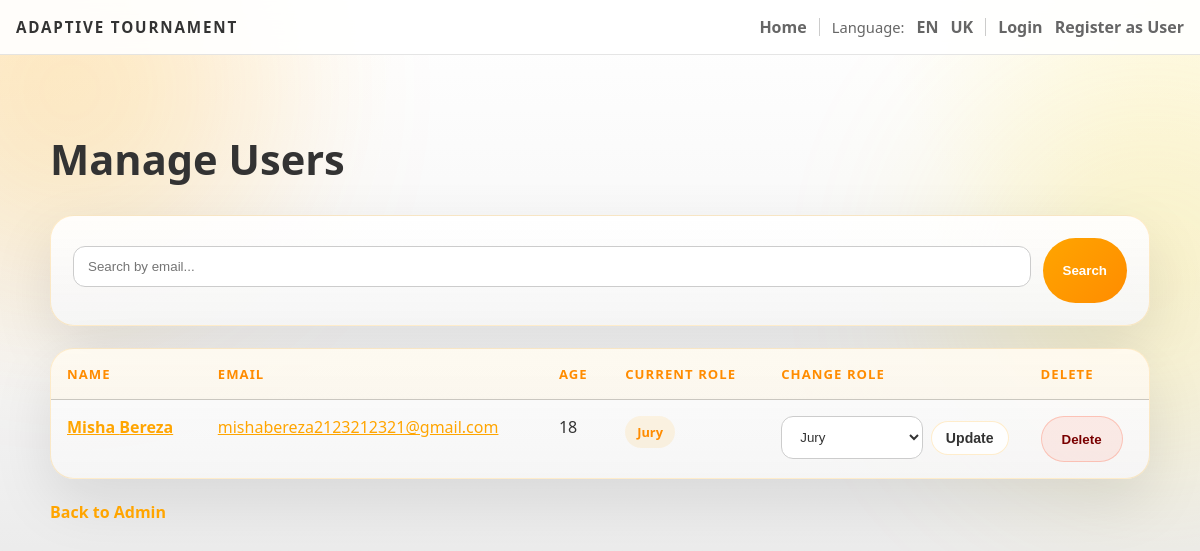
Before: /admin/users with the older database file.
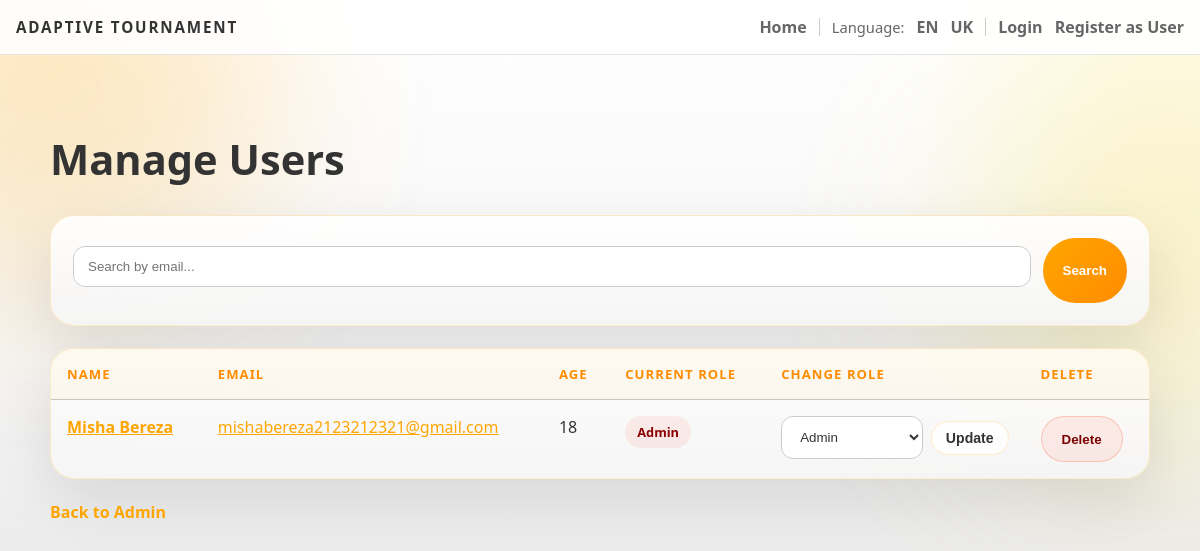
After: the same page with the newer database file.
### backend/models.py (models this page shows, shortened)
class User(db.Model):
    id = db.Column(db.Integer, primary_key=True)
    first_name = db.Column(db.String(120), nullable=False)
    last_name = db.Column(db.String(120), nullable=False)
    email = db.Column(db.String(200), unique=True, nullable=False)
    age = db.Column(db.Integer)
    bio = db.Column(db.Text)
    role = db.Column(db.String(30), default='team')

### backend/admin.py (the view)
def admin_users():
    users = User.query.all()
    search = request.args.get('search', '').strip()
    if search:
        users = User.query.filter(User.email.ilike(f'%{search}%')).all()
    return render_template('admin_users.html', users=users, search=search)

### backend/app.py (called while the page is built)
@app.context_processor
def inject_user_processor():
    return inject_user()

@app.context_processor
def translation_processor():
    return translation()

### backend/app_helpers.py (called while the page is built)
def get_current_user():
    uid = session.get('user_id')
    if uid:
        return db.session.get(User, uid)
    return None

def inject_user():
    return {'get_current_user': get_current_user}

def translation():
    lang = session.get('language', 'en')
    def t(key, **kwargs):
        return get_text(key, lang, **kwargs)
    return {
        't': t,
        'lang': lang,
        'supported_languages': list(TRANSLATIONS.keys())
    }

### backend/translations.py (called while the page is built)
def get_text(key, lang='en', **kwargs):
    if lang not in TRANSLATIONS:
        lang = 'en'
    text = TRANSLATIONS[lang].get(key, TRANSLATIONS['en'].get(key, key))
    if kwargs:
        try:
            return text.format(**kwargs)
        except Exception:
            return text
    return text

### templates/admin_users.html (shortened to what this page needs)
{% extends 'base.html' %}
{% block head %}
  <link rel="stylesheet" href="/static/css/admin.css">
{% endblock %}
{% block content %}
<div class="admin-page">
  <h2 class="page-title">{{ t('admin_users_title') }}</h2>
  <div class="search-panel">
    <form method="get" class="search-form">
      <input type="text" name="search" placeholder="{{ t('search_by_email') }}" value="{{ search }}">
      <button type="submit" class="submit-btn">{{ t('search') }}</button>
    </form>
  </div>
  <div class="table-shell">
    <table class="admin-table">
      <thead>
        <tr>
          <th>{{ t('name') }}</th>
          <th>{{ t('email') }}</th>
          <th>{{ t('age') }}</th>
          <th>{{ t('current_role') }}</th>
          <th>{{ t('change_role') }}</th>
          <th>{{ t('delete') }}</th>
        </tr>
      </thead>
      <tbody>
        {% for user in users %}
          <tr>
            <td><strong><a href="/user/{{ user.id }}">{{ user.first_name }} {{ user.last_name }}</a></strong></td>
            <td><a href="/user/{{ user.id }}">{{ user.email }}</a></td>
            <td>{{ user.age or '-' }}</td>
            <td>
              <span class="status-pill {{ user.role if user.role in ['admin', 'jury', 'team'] else 'default' }}">
                {% if user.role == 'admin' %}
                  {{ t('admin_short') }}
                {% elif user.role == 'jury' %}
                  {{ t('jury_short') }}
                {% else %}
                  {{ t('team') }}
                {% endif %}
              </span>
            </td>
            <td>
              <form method="post" action="/admin/user/{{ user.id }}/change-role" class="role-form">
                <select name="role">
                  <option value="jury" {% if user.role == 'jury' %}selected{% endif %}>{{ t('jury_short') }}</option>
                  <option value="admin" {% if user.role == 'admin' %}selected{% endif %}>{{ t('admin_short') }}</option>
                </select>
                <button type="submit" class="inline-btn">{{ t('update') }}</button>
              </form>
            </td>
            <td>
              <form method="post" action="/admin/user/{{ user.id }}/delete" class="inline-form">
                <button onclick="return confirm('{{ t('delete') }}?')" class="danger-btn">{{ t('delete') }}</button>
              </form>
            </td>
          </tr>
        {% else %}
          <tr>
            <td colspan="6" class="empty-row">
              {% if search %}{{ t('no_users_found') }} "{{ search }}"{% else %}{{ t('no_users_found') }}{% endif %}
            </td>
          </tr>
        {% endfor %}
      </tbody>
    </table>
  </div>
  <div class="back-link">
    <a href="/admin/dashboard">{{ t('back_to_admin') }}</a>
  </div>
</div>
{% endblock %}

Changed rows visible on the page:
changed User "Misha": role "Jury" → "Admin"
